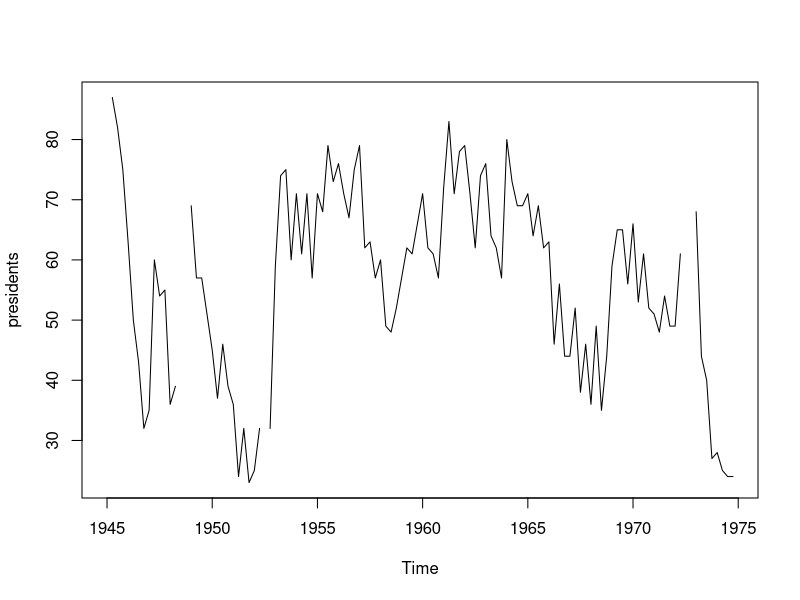

Write the R code that produced this figure.
## ---- chunk 1
plot(presidents)
